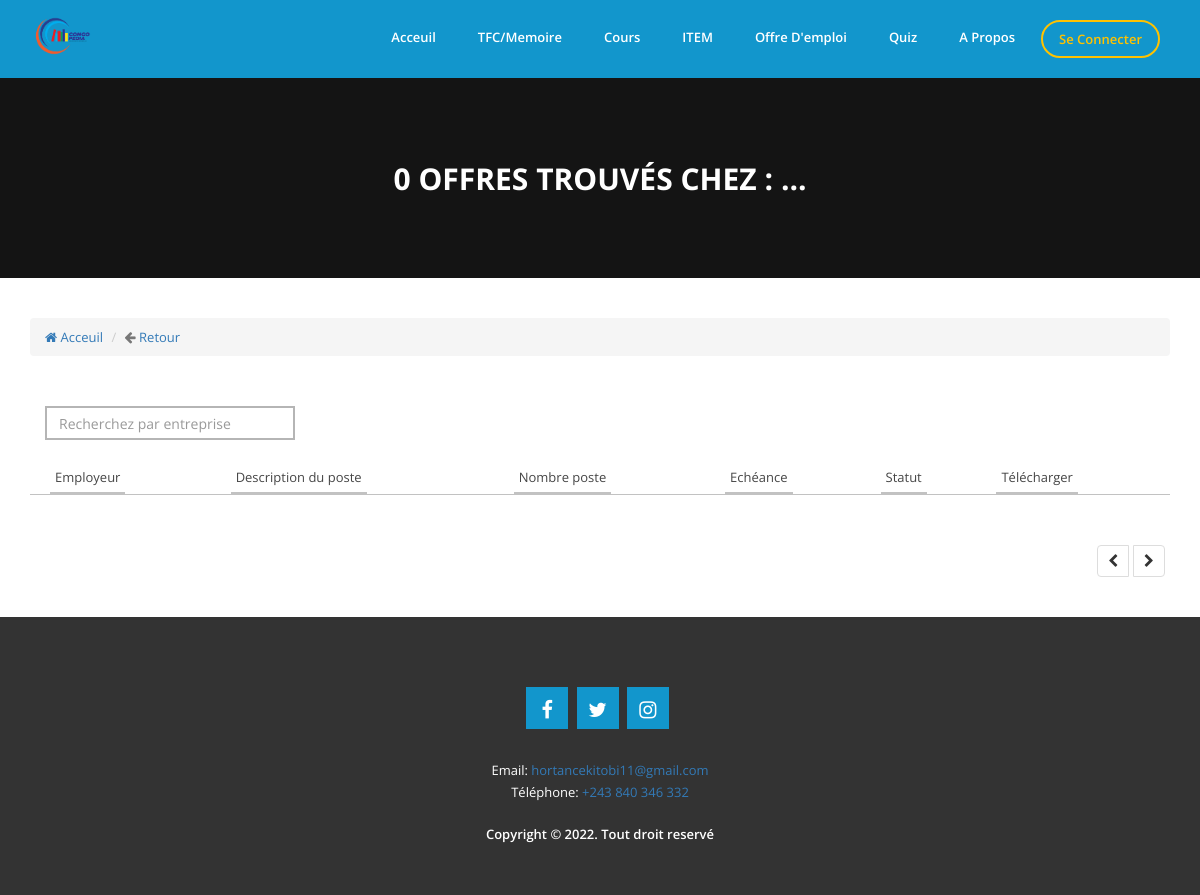
Page /search-offre.php on the earlier database version.
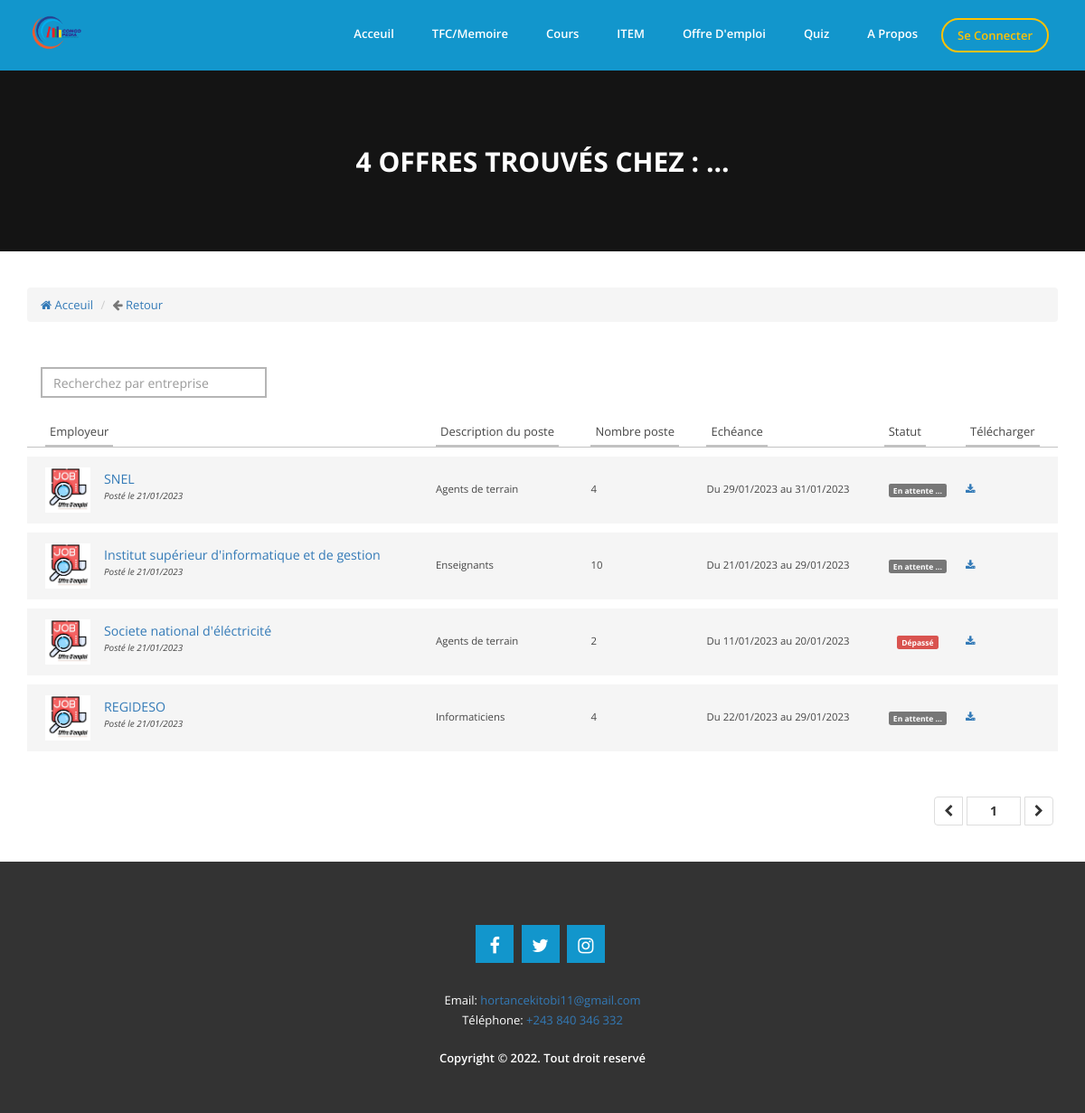
Same page on the later database version.
### tables this page shows
CREATE TABLE `t_offre` (
  `CodeOffre` int(11) NOT NULL,
  `Entreprise` varchar(250) NOT NULL,
  `offre_slug` text NOT NULL,
  `NombrePoste` int(11) NOT NULL,
  `Poste` text NOT NULL,
  `DateDebut` datetime NOT NULL,
  `DateExpiration` datetime NOT NULL,
  `Fichier` text NOT NULL,
  `Statut` int(11) NOT NULL,
  `Created_on` timestamp NOT NULL DEFAULT current_timestamp() ON UPDATE current_timestamp(),
  `Created_by` int(11) NOT NULL
);

### search-offre.php (called while the page is built, shortened)
<?php
include("includes/sessionclient.php");
include("includes/head.php");
include("includes/header.php");
include("container/search-offre.php");
include("includes/footer.php");
?>

### class/app.php (called while the page is built, shortened)
<?php
class App
{
    private $db_name, $db_user, $db_pass, $db_host, $pdo;
    public function __construct( $db_name = "congopedia", $db_user = "root", $db_pass = "", $db_host = 'localhost' )
    {
        $this->db_name = $db_name;
        $this->db_user = $db_user;
        $this->db_pass = $db_pass;
        $this->db_host = $db_host;
    }
    public function getPDO()
    {
        try {
            if ( $this->pdo === null ) {
                $pdo_ = new PDO( 'mysql:host=' . $this->db_host . '; port=3306; dbname=' . $this->db_name . ';charset=utf8', $this->db_user, $this->db_pass );
                $pdo_->setAttribute( PDO::ATTR_ERRMODE, PDO::ERRMODE_WARNING );
                $this->pdo = $pdo_;
            }
        } catch ( PDOException $ex ) {
            die( $ex->getMessage() );
        }
        return $this->pdo;
    }
    public function fetchPrepared( $statement )
    {
        $req = $this->getPDO()->prepare( $statement );
        $req->execute();
        return $req->fetchAll();
    }
    public function fetch( $statement )
    {
        $req = $this->getPDO()->query( $statement );
        $data = $req->fetch();
        return $data;
    }
    public function dateconv( $date )
    {
        $dateconv = date("d/m/Y", strtotime($date));
        return $dateconv;
    }
}
$app=new App('congopedia');
?>

### container/search-offre.php (the view, shortened to what this page needs)
<?php
$word = $_GET['word'];
if (isset($_GET['page']) && !empty($_GET['page'])) {
    $currentPage = (int)strip_tags($_GET['page']);
} else {
    $currentPage = 1;
}
$sql1 = "SELECT COUNT(*) AS nbre FROM t_offre WHERE Statut=1 AND Entreprise LIKE '%$word%'";
$nbre = $app->fetch($sql1);
$nbArticles = $nbre['nbre'];
$parPage = 20;
$pages = ceil($nbArticles / $parPage);
$premier = ($currentPage * $parPage) - $parPage;
$sql3 = "SELECT * FROM t_offre WHERE Statut=1 AND Entreprise LIKE '%$word%' ORDER BY Created_on DESC LIMIT $premier,$parPage";
$req = $app->fetchPrepared($sql3);
?>
<div class="slide-single slide-single-page">
    <div class="overlay"></div>
    <div class="text text-page">
        <div class="this-item">
            <h2><?php echo $nbArticles; ?> Offres trouvés chez : <?php echo $word; ?> ... </h2>
        </div>
    </div>
</div>
<div class="single-channel">
    <div class="container">
        <nav aria-label="breadcrumb">
            <ol class="breadcrumb">
                <li class="breadcrumb-item"><a href="index.php"><i class="fa fa-home"></i> Acceuil</a></li>
                <li class="breadcrumb-item active" aria-current="page"><i class="fa fa-arrow-left"></i> <a href="<?php echo $_SERVER["HTTP_REFERER"]; ?>">Retour</a></li>
            </ol>
        </nav>
        <div class="home-search">
            <div class="container">
                <div class="row">
                    <div class="col-md-6 left">
                        <div class="seach">
                            <form action="search-offre?word=" method="get">
                                <input type="text" autocomplete="off" name="word" class="form-control"
                                       placeholder="Recherchez par entreprise">
                            </form>
                        </div>
                    </div>
                </div>
            </div>
        </div>
        <div class="row">
            <div class="col-md-12 col-sm-12 col-xs-12">
                <div class="row">
                    <div class="container">
                        <div class="row">
                            <div class="col-lg-12">
                                <div class="main-box clearfix">
                                    <div class="table-responsive">
                                        <table class="table user-list">
                                            <thead>
                                            <tr>
                                                <th><span>Employeur</span></th>
                                                <th><span>Description du poste</span></th>
                                                <th><span>Nombre poste</span></th>
                                                <th><span>Echéance</span></th>
                                                <th><span>Statut</span></th>
                                                <th><span>Télécharger</span></th>
                                            </tr>
                                            </thead>
                                            <tbody>
                                            <?php
                                            foreach ($req as $offre){
                                                ?>
                                                <tr>
                                                    <td>
                                                        <img src="image/offre.jpeg"
                                                             alt="">
                                                        <a href="read_offre?offre=<?php echo $offre['offre_slug'] ?>" class="user-link"><?php echo $offre['Entreprise'] ?></a>
                                                        <span class="user-subhead">Posté le <?php echo $app->dateconv($offre['Created_on']) ?></span>
                                                    </td>
                                                    <td>
                                                        <?php echo $offre['Poste'] ?>
                                                    </td>
                                                    <td>
                                                        <?php echo $offre['NombrePoste'] ?>
                                                    </td>
                                                    <td>
                                                        <?php echo "Du ".$app->dateconv($offre['DateDebut'])." au ".$app->dateconv($offre['DateExpiration']) ?>
                                                    </td>
                                                    <td class="text-center">
                                                        <?php
                                                        $debut = $offre['DateDebut'];
                                                        $fin = $offre['DateExpiration'];
                                                        $today = date('Y-m-d');
                                                        if($today < $debut){
                                                            ?>
                                                            <span class="label label-default">En attente ...</span>
                                                            <?php
                                                        }elseif ($debut<$today AND $today<$fin){
                                                            ?>
                                                            <span class="label label-primary">En cours</span>
                                                            <?php
                                                        }elseif ($debut<$today AND $fin<$today){
                                                            ?>
                                                            <span class="label label-danger">Dépassé</span>
                                                            <?php
                                                        }
                                                        ?>
                                                    </td>
                                                    <td>
                                                        <a href="read_offre?offre=<?php echo $offre['offre_slug'] ?>">
                                                            <i class="fa fa-download"></i>
                                                        </a>
                                                    </td>
                                                </tr>
                                                <?php
                                            }
                                            ?>
                                            </tbody>
                                        </table>
                                    </div>
                                    <ul class="pagination pull-right">
                                        <li><a href="offre?word=<?php echo $word; ?>&page=<?= $currentPage - 1 ?>"><i class="fa fa-chevron-left <?= ($currentPage == 1) ? "disabled" : "" ?>"></i></a></li>
                                        <?php for($page = 1; $page <= $pages; $page++): ?>
                                            <li><a href="offre?word=<?php echo $word; ?>&page=<?= $page ?>"><span class="<?= ($currentPage == $page) ? "current" : "" ?>"><?= $page ?></span></a></li>
                                        <?php endfor ?>
                                        <li><a href="offre?word=<?php echo $word; ?>&page=<?= $currentPage + 1 ?>"><i class="fa fa-chevron-right <?= ($currentPage == $pages) ? "disabled" : "" ?>"></i></a></li>
                                    </ul>
                                </div>
                            </div>
                        </div>
                    </div>
                </div>
            </div>
        </div>
    </div>
</div>

### includes/head.php (shortened to what this page needs)
<!DOCTYPE html>
<html dir="ltr" lang="en">
<head>
    <link rel="stylesheet" href="assets/css/bootstrap.min.css">
    <link rel="stylesheet" href="assets/css/bootstrap-datepicker.min.css">
    <link rel="stylesheet" href="assets/css/superfish.css">
    <link rel="stylesheet" href="assets/css/slicknav.css">
    <link rel="stylesheet" href="assets/css/animate.css">
    <link rel="stylesheet" href="assets/css/jquery.bxslider.css">
    <link rel="stylesheet" href="assets/css/hover.css">
    <link rel="stylesheet" href="assets/css/magnific-popup.css">
    <link rel="stylesheet" href="assets/css/style.css">
    <link rel="stylesheet" href="assets/css/responsive.css">
</head>

### includes/header.php (shortened to what this page needs)
<body>
<div class="page-wrapper">
    <header>
        <div class="container">
            <div class="row">
                <div class="col-md-3 col-sm-3 logo">
                    <a href="index.php"><img style="min-height: 60px; object-fit: cover;" src="image/cp2.png" alt=""></a>
                </div>
                <div class="col-md-9 col-sm-9 nav-wrapper">
                    <nav>
                                <ul class="sf-menu" id="menu">
                                    <li><a href="index.php" class="navv">Acceuil</a></li>
                                    <li><a href="article" class="navv">TFC/Memoire</a></li>
                                    <li><a href="courses" class="navv">Cours</a></li>
                                    <li><a href="item" class="navv">ITEM</a></li>
                                    <li><a href="offre" class="navv">Offre d'emploi</a></li>
                                    <li><a href="quiz" class="navv">Quiz</a></li>
                                    <li><a href="about-us" class="navv">A propos</a></li>
                                    <li><a href="login" style="float: right; border: 2px solid #ffc200; color: #ffc200;">Se connecter</a></li>
                                </ul>
                    </nav>
                </div>
            </div>
        </div>
    </header>

### includes/footer.php (shortened to what this page needs)
<section class="footer">
    <div class="container">
        <div class="row">
            <div class="col-md-12">
                <div class="item">
                    <ul>
                        <li><a href="http://www.facebook.com/"><i class="fa fa-facebook"></i></a></li>
                        <li><a href="http://www.twitter.com/"><i class="fa fa-twitter"></i></a></li>
                        <li><a href="http://www.twitter.com/"><i class="fa fa-instagram"></i></a></li>
                    </ul>
                </div>
            </div>
        </div>
        <div class="row">
            <div class="col-md-12 address">
                <p>
                    Email: <a href="mailto:hortancekitobi11@gmail.com"
                              class="__cf_email__">hortancekitobi11@gmail.com</a><br>
                    Téléphone: <a href="tel:+243 840 346 332">+243 840 346 332</a>
                </p>
            </div>
            <div class="col-md-12 copyright">
                <p>
                    Copyright © 2022. Tout droit reservé </p>
            </div>
        </div>
    </div>
</section>
</div>
</body>
</html>

### assets/css/superfish.css (style rules this page uses)
.sf-menu, .sf-menu * { margin: 0; padding: 0; list-style: none; }
.sf-menu li { position: relative; }
.sf-menu > li { float: left; }
.sf-menu a { display: block; position: relative; }
.sf-menu { float: left; margin-bottom: 1em; }
.sf-menu a { border-left: 1px solid #fff; border-top: 1px solid #dFeEFF; border-top: 1px solid rgba(255,255,255,.5); padding: .75em 1em; text-decoration: none; zoom: 1; }
.sf-menu a { color: #13a; }
.sf-menu li { background: #BDD2FF; white-space: nowrap; *white-space: normal; -webkit-transition: background .2s; transition: background .2s; }

### assets/css/responsive.css (style rules this page uses)
* { margin: 0; padding: 0; border: 0; outline: none; }

Differences in the rows shown:
added t_offre: Entreprise "SNEL", Created_on "21/01/2023", Poste "Agents de terrain", NombrePoste "4", DateDebut "29/01/2023", DateExpiration "31/01/2023", shows "En attente ..."
added t_offre: Entreprise "Institut supérieur d'informatique et de gestion", Created_on "21/01/2023", Poste "Enseignants", NombrePoste "10", DateDebut "21/01/2023", DateExpiration "29/01/2023", shows "En attente ..."
added t_offre: Entreprise "Societe national d'éléctricité", Created_on "21/01/2023", Poste "Agents de terrain", NombrePoste "2", DateDebut "11/01/2023", DateExpiration "20/01/2023", shows "Dépassé"
added t_offre: Entreprise "REGIDESO", Created_on "21/01/2023", Poste "Informaticiens", NombrePoste "4", DateDebut "22/01/2023", DateExpiration "29/01/2023", shows "En attente ..."
Other differences:
$nbArticles: "0" → "4"
new list line: "1"
